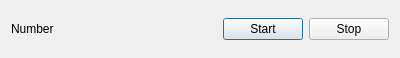
<?xml version="1.0" encoding="UTF-8"?>
<ui version="4.0">
 <class>Dialog</class>
 <widget class="QDialog" name="Dialog">
  <property name="geometry">
   <rect>
    <x>0</x>
    <y>0</y>
    <width>400</width>
    <height>58</height>
   </rect>
  </property>
  <property name="windowTitle">
   <string>Dialog</string>
  </property>
  <layout class="QHBoxLayout" name="horizontalLayout">
   <item>
    <widget class="QLabel" name="label">
     <property name="text">
      <string>Number</string>
     </property>
    </widget>
   </item>
   <item>
    <spacer name="horizontalSpacer">
     <property name="orientation">
      <enum>Qt::Horizontal</enum>
     </property>
     <property name="sizeHint" stdset="0">
      <size>
       <width>152</width>
       <height>20</height>
      </size>
     </property>
    </spacer>
   </item>
   <item>
    <widget class="QPushButton" name="pushButton">
     <property name="text">
      <string>Start</string>
     </property>
    </widget>
   </item>
   <item>
    <widget class="QPushButton" name="pushButton_2">
     <property name="text">
      <string>Stop</string>
     </property>
    </widget>
   </item>
  </layout>
 </widget>
 <layoutdefault spacing="6" margin="11"/>
 <resources/>
 <connections/>
</ui>
